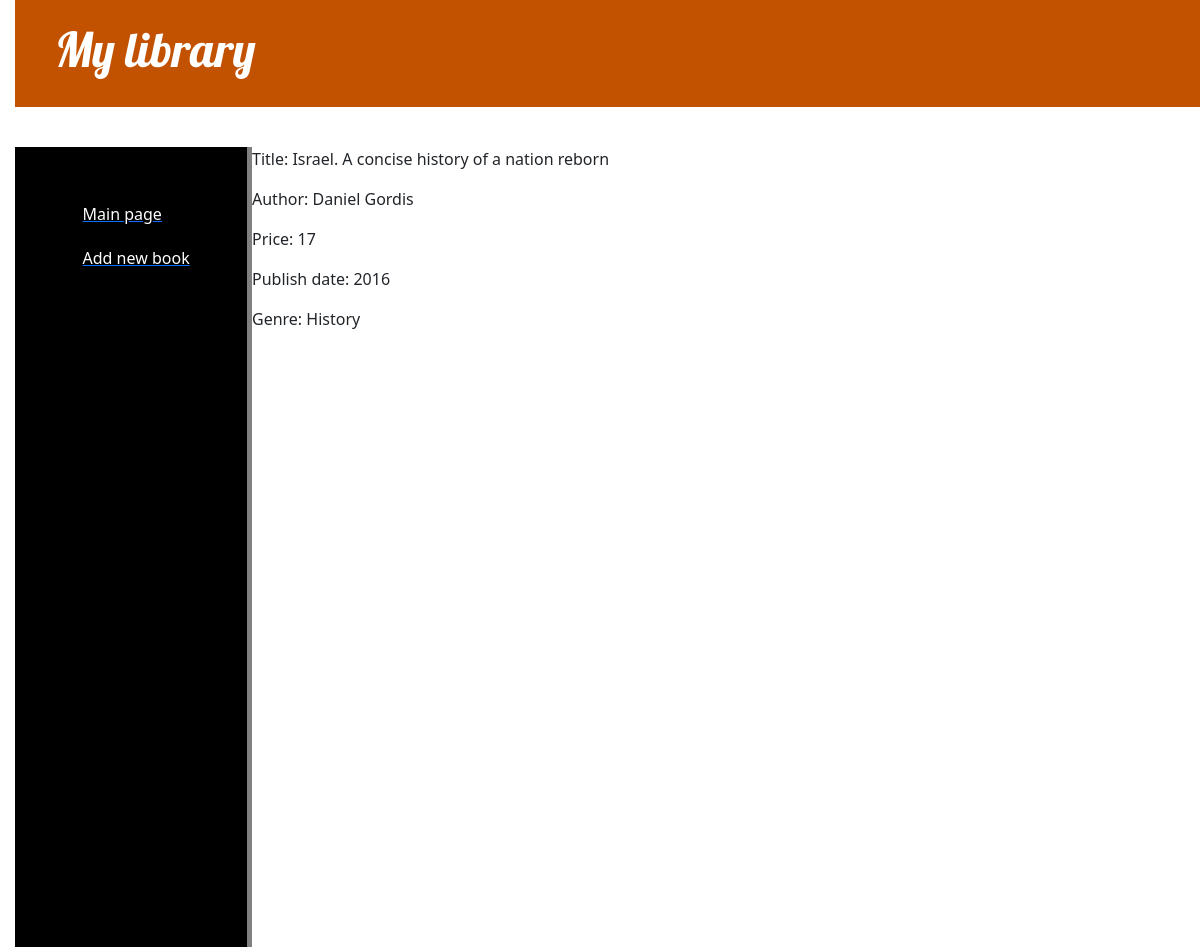
The app's page /post/4/ with its own data.
### books/models.py (models this page shows, shortened)
class Book(models.Model):
    title = models.CharField(max_length=255)
    author = models.CharField(max_length=255)
    price = models.IntegerField()
    publishing_date = models.IntegerField()
    genre = models.CharField(max_length=255)
    description = models.TextField()
    is_published_on_website = False

### books/views.py (the view)
# urls.py: path('post/<int:pk>/', views.show_post_by_id, name='show_post_by_id'),
def show_post_by_id(request, pk):
    book = get_object_or_404(Book, pk=pk)
    return render(request, 'books/show_book_info.html', {'book': book})

### books/templates/books/show_book_info.html
{% extends 'books/base.html' %}
{% block content %}
<p>Title: {{ book.title }}</p>
<p>Author: {{ book.author }}</p>
<p>Price: {{ book.price }}</p>
<p>Publish date: {{ book.publishing_date }}</p>
<p>Genre: {{ book.genre }}</p>
{% endblock %}

### books/static/books/css/decoration.css (style rules this page uses)
body { padding-left: 15px; }

### records on screen
Book: title "Israel. A concise history of a nation reborn", author "Daniel Gordis", price "17", publishing_date "2016", genre "History"
